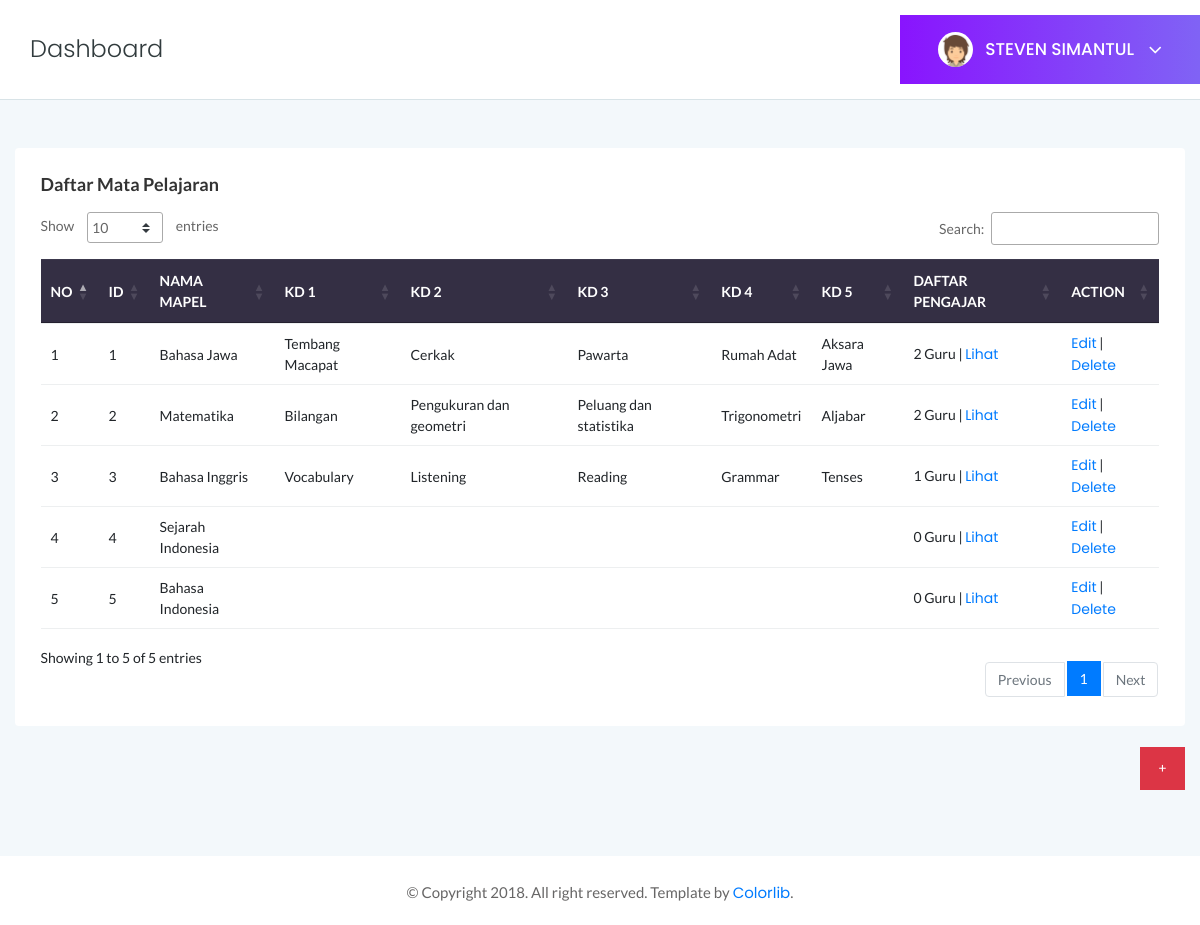
/admin/dashmin.mapel.php (signed in), run on the app's committed database.
### tables this page shows
CREATE TABLE `mapel` (
  `id_mapel` int(10) NOT NULL,
  `nama_mapel` varchar(50) NOT NULL,
  `kd1` varchar(50) NOT NULL,
  `kd2` varchar(50) NOT NULL,
  `kd3` varchar(50) NOT NULL,
  `kd4` varchar(50) NOT NULL,
  `kd5` varchar(50) NOT NULL
);

### admin/dashmin.mapel.php (the view, shortened to what this page needs)
<?php include "../koneksi.php";
$newkbm = new kbm; ?>
<!doctype html>
<html class="no-js" lang="en">
<head>
    <link rel="stylesheet" href="../assets/css/bootstrap.min.css">
    <link rel="stylesheet" href="../assets/css/font-awesome.min.css">
    <link rel="stylesheet" href="../assets/css/themify-icons.css">
    <link rel="stylesheet" href="../assets/css/metisMenu.css">
    <link rel="stylesheet" href="../assets/css/owl.carousel.min.css">
    <link rel="stylesheet" href="../assets/css/slicknav.min.css">
    <link rel="stylesheet" href="https://www.amcharts.com/lib/3/plugins/export/export.css" type="text/css" media="all" />
    <link rel="stylesheet" type="text/css" href="https://cdn.datatables.net/1.10.19/css/jquery.dataTables.css">
    <link rel="stylesheet" type="text/css" href="https://cdn.datatables.net/1.10.18/css/dataTables.bootstrap4.min.css">
    <link rel="stylesheet" type="text/css" href="https://cdn.datatables.net/responsive/2.2.3/css/responsive.bootstrap.min.css">
    <link rel="stylesheet" type="text/css" href="https://cdn.datatables.net/responsive/2.2.3/css/responsive.jqueryui.min.css">
    <link rel="stylesheet" href="../assets/css/typography.css">
    <link rel="stylesheet" href="../assets/css/default-css.css">
    <link rel="stylesheet" href="../assets/css/styles.css">
    <link rel="stylesheet" href="../assets/css/responsive.css">
</head>
<body>
<body>
    <div class="page-container">
        <div class="main-content">
            <div class="header-area">
                <div class="row align-items-center">
                         <div class="col-sm-4">
                            <div class="breadcrumbs-area clearfix">
                                <h4 class="page-title pull-left">Dashboard</h4>
                            </div>
                        </div>
                    <div class="col-sm-8 clearfix">
                        <div class="user-profile pull-right">
                            <img class="avatar user-thumb" src="../assets/images/author/avatar.png" alt="avatar">
                            <h4 class="user-name dropdown-toggle" data-toggle="dropdown"><?php $sql = mysqli_query($koneksi,"select admin.nama_admin from admin
                         where admin.id_admin=" .$_SESSION['id_admin']);
        while($data = mysqli_fetch_array($sql)){?>
        <td><?php echo $data['nama_admin']; } ?>
                                <i class="fa fa-angle-down"></i></h4>
                        </div>
                    </div>
                </div>
            </div>
            <div class="main-content-inner">
                <div class="row">
                    <div class="col-12 mt-5">
                        <div class="card">
                            <div class="card-body">
                                <h4 class="header-title">Daftar Mata Pelajaran</h4>
                                 <div class="justify-content-between">
                                <div class="data-tables">
                                    <table id="dataTable">
                                        <thead class="bg-light text-capitalize">
                                            <tr>
                                                <th>NO</th>
                                                <th>ID</th>
                                                <th>NAMA MAPEL</th>
                                                <th>KD 1</th>
                                                <th>KD 2</th>
                                                <th>KD 3</th>
                                                <th>KD 4</th>
                                                <th>KD 5</th>
                                                <th>DAFTAR PENGAJAR</th>
                                                <th>ACTION</th>
                                            </tr>
                                        </thead>
                                        <tbody>
  <?php
    $nomor = 1;
        $sql = mysqli_query($koneksi,"select * from daftar_mapel
            ");
        while($data = mysqli_fetch_array($sql)){
        ?>
                     <tr>
                                   <td><?php echo $nomor++; ?></td>
                                   <td><?php echo $data['id_mapel'];  ?></td>
                                   <td><?php echo $data['nama_mapel'];  ?></td>
                                   <td><?php echo $data['kd1'];  ?></td>
                                   <td><?php echo $data['kd2'];  ?></td>
                                   <td><?php echo $data['kd3'];  ?></td>
                                   <td><?php echo $data['kd4'];  ?></td>
                                   <td><?php echo $data['kd5'];  ?></td>
                                                <td> <?php echo $data['jumlah_guru'];?> Guru |
                                   <a class="edit" href="dashmin.kbm.php?nama_mapel=<?php echo $data['nama_mapel']; ?>"> Lihat</a>                      </td>
                                                <td>
													<a class="edit" href="dashmin.emapel.php?id_mapel=<?php echo $data['id_mapel']; ?>"> Edit</a> |
													<a class="edit" href="dashmin.dmapel.php?id_mapel=<?php echo $data['id_mapel']; ?>">Delete</a>
												</td>
                                            </tr>
       <?php
}
                    ?>
                                        </tbody>
                                    </table>
                                </div>
                </div> </div></div>
                <div class=" pull-right"><br>
                    <a href="dashmin.tmapel"><input class="btn btn-flat btn-danger mb-3" type="reset" value="+"></a>
                </div></div></div>
            </div>
        </div>
        <footer>
            <div class="footer-area">
                <p>© Copyright 2018. All right reserved. Template by <a href="https://colorlib.com/wp/">Colorlib</a>.</p>
            </div>
        </footer>
    </div>
</body>
</html>

### assets/css/styles.css (style rules this page uses)
.page-container { width: 100%; height: 100%; min-height: 100vh; padding-left: 240px; -webkit-transition: padding-left 0.3s ease 0s; transition: padding-left 0.3s ease 0s; }
.card { border: none; border-radius: 4px; background-color: #fff; -webkit-transition: all 0.3s ease 0s; transition: all 0.3s ease 0s; }
.card-body { padding: 25.6px; padding: 1.6rem; }
.main-content { width: 100%; background: #F3F8FB; }
.main-content-inner { padding: 0 30px 50px; }
.header-area { padding: 15px 30px; background: #fff; border-bottom: 1px solid #d8e3e7; }
.page-title { font-size: 24px; font-weight: 300; color: #313b3d; letter-spacing: 0; margin-right: 30px; }
.user-profile { margin-right: -30px; display: -webkit-box; display: -ms-flexbox; display: flex; -webkit-box-align: center; -ms-flex-align: center; align-items: center; -ms-flex-wrap: wrap; flex-wrap: wrap; background: -webkit-linear-gradient(left, #8914fe 0%, #8063f5 100%); background: linear-gradient(to right, #8914fe 0%, #8063f5 100%); padding: 17px 38px; position: relative; }
.user-profile img.avatar { height: 35px; width: 35px; border-radius: 50%; margin-right: 12px; }
.user-name { font-size: 17px; font-weight: 500; color: #fff; letter-spacing: 0; cursor: pointer; -webkit-user-select: none; -moz-user-select: none; -ms-user-select: none; user-select: none; }
.user-name i { margin-left: 10px; font-size: 21px; vertical-align: middle; position: relative; }
.notification-area .dropdown-toggle, .user-name.dropdown-toggle { position: relative; }
.notification-area .dropdown-toggle:after, .user-name.dropdown-toggle:after { display: none; }
.header-title { font-family: 'Lato', sans-serif; font-size: 18px; font-weight: 600; letter-spacing: 0; color: #333; text-transform: capitalize; margin-bottom: 17px; }
tr:nth-child(even) { background-color: #eaeaea; }
tr:nth-child(odd) { background-color: #ffffff; }
th { background-color: #342F44; color: white; }
.footer-area { text-align: center; padding: 23px 0 19px; background: #fff; }
.footer-area p { color: #676666; margin-bottom: 0; }
.btn { padding: 11px 17px; font-size: 13px; letter-spacing: 0; }
.btn-flat { border-radius: 0; }
table tr th { border-bottom: none; }
table tr th, table tr td { border-top: 1px solid rgba(120, 130, 140, 0.13) !important; }
table.dataTable.no-footer { border-bottom: 1px solid rgba(120, 130, 140, 0.13) !important; }
table.dataTable thead th, table.dataTable thead td { border-bottom-color: transparent; }

### assets/css/responsive.css (style rules this page uses)
@media (min-width: 1200px) and (max-width: 1364px) { .main-content-inner { padding: 0 15px 50px; } }
@media (min-width: 1200px) and (max-width: 1364px) { .page-container, .sbar_collapsed.page-container { padding-left: 0; } }

### data on the page
mapel: id_mapel "1", nama_mapel "Bahasa Jawa", kd1 "Tembang Macapat", kd2 "Cerkak", kd3 "Pawarta", kd4 "Rumah Adat", kd5 "Aksara Jawa", jumlah_guru "2"
mapel: id_mapel "2", nama_mapel "Matematika", kd1 "Bilangan", kd2 "Pengukuran dan geometri", kd3 "Peluang dan statistika", kd4 "Trigonometri", kd5 "Aljabar", jumlah_guru "2"
mapel: id_mapel "3", nama_mapel "Bahasa Inggris", kd1 "Vocabulary", kd2 "Listening", kd3 "Reading", kd4 "Grammar", kd5 "Tenses", jumlah_guru "1"
mapel: id_mapel "4", nama_mapel "Sejarah Indonesia", jumlah_guru "0"
mapel: id_mapel "5", nama_mapel "Bahasa Indonesia", jumlah_guru "0"

### other printed values
$data['nama_admin'] "STEVEN SIMANTUL"
